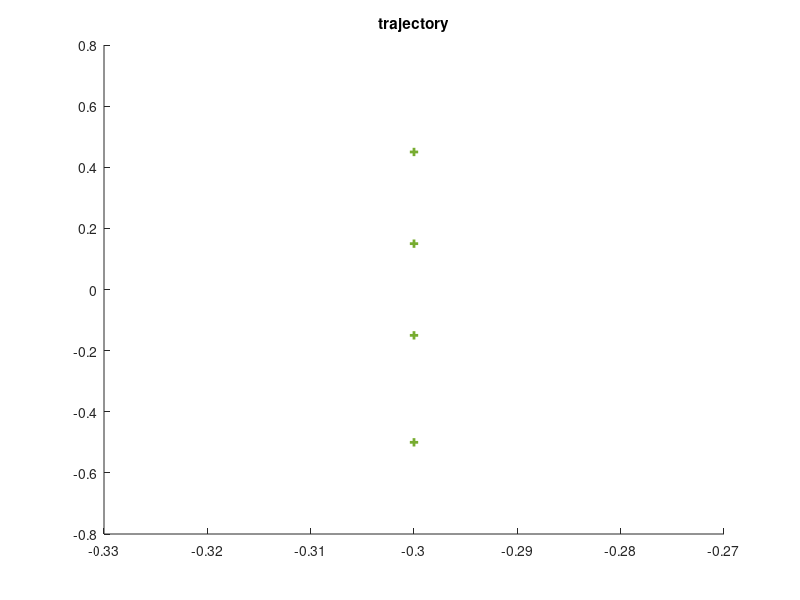

MATLAB code for this plot: (Note: this script raises an error after producing the figure.)
close all;
clear all;
%% 参数设置
numIterations = 50;  %迭代次数
xrange = 0.75;  yrange = 1;  %覆盖范围-xrange~xrange， -yrange~yrange
crs = [ -xrange, -yrange; -xrange, yrange; xrange, yrange; xrange, -yrange];  %覆盖范围顶点坐标
n = 4; %无人机数量  
Px = zeros(4,1)-0.3;  Py = [0.45; 0.15; -0.15; -0.5];  Pz = zeros(n,1);  %无人机初始状态(位置+角度)
%Px = zeros(n,1)-0.3;  Py = [0.5; 0.4; 0.3; 0.2; 0.1];  Pz = zeros(n,1);  %无人机初始状态(位置+角度)
Pq = zeros(n,1);  %上次迭代的最后控制率
vv = [0.05; 0.05; 0.05; 0.05];  %无人机速度
%vv = [0.05; 0.05; 0.05; 0.05; 0.05; 0.05];  %无人机速度
ww = 0.5;  %半径参数设置，轨道半径 vv/ww
Pathx = [];  Pathy = [];  Pathz = [];  %整体轨迹储存
volume = 0.05;  %机器人体积半径
%coveraR = 0.65;  %项目覆盖率指标
%% 作图设置
verCellHandle = zeros(n,1);  %维诺划分作图句柄设置
cellColors = cool(n); %维诺划分有颜色
%cellColors = zeros(5,3)+1;  %维诺划分无颜色    
for i = 1:n
    verCellHandle(i)  = patch(Px(i),Py(i),cellColors(i,:));
    hold on
end
pthHandle = zeros(n,1);  %轨迹作图句柄设置  
 for i = 1:n
     pathHandle(i)  = plot(Px(i),Py(i),'-','color',cellColors(i,:)*.8,'linewidth',1.5);
 end
goalHandle = plot(Px,Py,'+','linewidth',2);  %无人机初始位置作图
currHandle = plot(Px(1),Py(1),'-','linewidth',2);  %无人机轨迹作图
titleHandle = title('trajectory');
%% 算法迭代
figure(1);
for counter = 1:numIterations
    [v,c] = VoronoiBounded(Px,Py,crs);  %真实位置的voronoi划分计算，第c个无人机维诺划分顶点坐标v
    for i = 1:n  %虚拟位置计算
        Pendx(i,1) = Px(i)-(vv(i)/ww)*(sin(Pz(i)));
        Pendy(i,1) = Py(i)+(vv(i)/ww)*(cos(Pz(i)));
        Pendz(i,1) = Pz(i);
    end
    [v2,c2] = VoronoiBounded(Pendx,Pendy,crs);  %虚拟中心voronoi划分计算
    %cxvbx = zeros(n,1);  cxvby = zeros(n,1);  %目标位置
    for i = 1:n
        [cx2,cy2] = PolyCentroid(v2(c2{i},1),v2(c2{i},2));  %虚拟维诺划分中心
        %cxvbx(i) = cx2;  cxvby(i) = cy2;
        %Centroidx(counter,i) = cx2;  Centroidy(counter,i) = cy2;
    end
    %set(goalHandle,'XData',cxvbx,'YData',cxvby);  %plot goal position
    for i = 1:n  %真实位置的voronoi划分作图
        %set(verCellHandle(i), 'XData',v2(c2{i},1),'YData',v2(c2{i},2));  %虚拟位置的voronoi划分作图
        set(verCellHandle(i), 'XData',v(c{i},1),'YData',v(c{i},2));  %真实位置的voronoi划分作图
    end  
    for i = 1:n %计算无人机控制率和位置
        [cx,cy] = PolyCentroid(v(c{i},1),v(c{i},2)); %实际维诺划分计算质心
        [P1,P2,P3,P4] = casadiOCP(Px,Py,Pz,i,v,c,Pq(i),cx,cy,vv,ww,v2,c2,volume); %计算下一步控制率
        Pq(i) = P4;  %上次迭代的最后控制率
        %Pqwe(counter,i) = P4;  %上次迭代的最后控制率全部储存
        zt = size(P1,1);
        for kt=1:zt
            Ppz(i) = P3(kt);  %实际角度  
            Pathz(zt*(counter-1)+kt,i) = Ppz(i);   
            Ppx(i) = P1(kt)+(vv(i)/ww)*(sin(P3(kt)));  %实际x轴位置
            Pathx(zt*(counter-1)+kt,i) = Ppx(i);  %位置储存
            Ppy(i) = P2(kt)-(vv(i)/ww)*(cos(P3(kt)));   
            Pathy(zt*(counter-1)+kt,i) = Ppy(i);
            set(currHandle,'XData',Ppx(i),'YData',Ppy(i));  %画图无人机轨迹
            %covpx(i,(counter-1)*zt+kt)=Ppx(i);  
            %covpy(i,(counter-1)*zt+kt)=Ppy(i);  %%覆盖率计算
            xD = [get(pathHandle(i),'XData'),Ppx(i)];
            yD = [get(pathHandle(i),'YData'),Ppy(i)];
            set(pathHandle(i),'XData',xD,'YData',yD);  %plot path position
         end
    end
    for i = 1:n  %无人机每次迭代最后时刻实际位置
        Px(i) = Ppx(i);  Py(i) = Ppy(i);  Pz(i) = Ppz(i);
    end
    axis equal
    axis([-xrange,xrange,-yrange,yrange]);
    drawnow
end
%% 假设每个智能体的覆盖空间为一个圆，计算其覆盖率
% sj_point = rand(2000,2);
% xs = 1.5*sj_point(:,1)-0.75;
% y = 2*sj_point(:,2)-1;
% for j = 1:size(covpx,2) 
%     m = 0;
%     for i = 1:size(sj_point,1)
%         dis = (covpx(:,j)-sj_point(i,1)*(zeros(n,1)+1)).^2+(covpy(:,j)-sj_point(i,2)*(zeros(n,1)+1)).^2;
%         if dis(1) < coveraR^2 | dis(2) < coveraR^2 | dis(3) < coveraR^2 | dis(4) < coveraR^2
%             m = m+1;
%         end
%     end
%     coverage(j) = m/2000;
% end
% figure (2)
% plot(1:1:size(covpx,2),coverage,'-');
% hold on;
% plot(1:1:size(covpx,2),zeros(size(covpx,2),1)+0.85,'--')
%% 损失函数计算
figure(3)
[jk,nm] = meshgrid(-xrange:2*xrange/10:xrange,-yrange:2*yrange/10:yrange);
jk = jk(:);  nm = nm(:); 
for j = 1:size(Pathx,1)
    for k = 1:size(jk,1)
        cost(k) = min(sqrt((zeros(n,1)+jk(k)-Pathx(j,:)').^2+(zeros(n,1)+nm(k)-Pathy(j,:)').^2));           
    end
    costfunction(j) = sum(cost);
end
plot(1:1:size(costfunction,2),costfunction,'-');
%% 机器人离维诺边界的最小距离
figure(4)
for j = 1:size(Pathx,1)
    if mod(j+6,7) == 0  %由casadi的N确定，除数为N+1
        [vrea,crea] = VoronoiBounded(Pathx(j,:)',Pathy(j,:)',crs);  %真实位置的voronoi划分计算，第c个无人机维诺划分顶点坐标v
    end
    for k = 1:n
        voronoix = vrea(crea{k},1);  %维诺边界x端点坐标，首尾重复 
        voronoiy = vrea(crea{k},2);  %维诺边界y端点坐标，
        for p = 1:(size(voronoix,1)-1)
            safedis=[];
            for m = 1:(size(voronoix,1)-1)
                a = voronoiy(m+1)-voronoiy(m);
                b = voronoix(m+1)-voronoix(m);
                % 机器人位置距离各维诺边界的距离
                safedis(m) = abs((Pathy(j,k)-voronoiy(m))*b-((Pathx(j,k)-voronoix(m))*a))/sqrt(a^2+b^2);
                safe(j,k) = min(safedis);
            end
        end
    end
end
for j = 1:n
    plot(1:1:size(Pathx,1),safe(:,j),'-');
    hold on;
end
